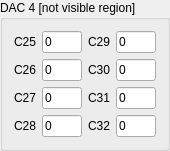
       <widget class="QGroupBox" name="groupBox_10">
        <property name="geometry">
         <rect>
          <x>175</x>
          <y>112</y>
          <width>160</width>
          <height>135</height>
         </rect>
        </property>
        <property name="maximumSize">
         <size>
          <width>170</width>
          <height>150</height>
         </size>
        </property>
        <property name="title">
         <string>DAC 4 [not visible region]</string>
        </property>
        <layout class="QGridLayout" name="gridLayout_22">
         <item row="0" column="1" colspan="2">
          <layout class="QVBoxLayout" name="verticalLayout_7">
           <item>
            <layout class="QGridLayout" name="gridLayout_23">
             <item row="1" column="0">
              <widget class="QLabel" name="label_44">
               <property name="text">
                <string>C26</string>
               </property>
              </widget>
             </item>
             <item row="2" column="0">
              <widget class="QLabel" name="label_45">
               <property name="text">
                <string>C27</string>
               </property>
              </widget>
             </item>
             <item row="3" column="0">
              <widget class="QLabel" name="label_46">
               <property name="text">
                <string>C28</string>
               </property>
              </widget>
             </item>
             <item row="0" column="1">
              <widget class="QLineEdit" name="dac04channel25">
               <property name="sizePolicy">
                <sizepolicy hsizetype="Fixed" vsizetype="Fixed">
                 <horstretch>0</horstretch>
                 <verstretch>0</verstretch>
                </sizepolicy>
               </property>
               <property name="maximumSize">
                <size>
                 <width>40</width>
                 <height>16777215</height>
                </size>
               </property>
               <property name="text">
                <string>0</string>
               </property>
              </widget>
             </item>
             <item row="1" column="1">
              <widget class="QLineEdit" name="dac04channel26">
               <property name="sizePolicy">
                <sizepolicy hsizetype="Fixed" vsizetype="Fixed">
                 <horstretch>0</horstretch>
                 <verstretch>0</verstretch>
                </sizepolicy>
               </property>
               <property name="maximumSize">
                <size>
                 <width>40</width>
                 <height>16777215</height>
                </size>
               </property>
               <property name="text">
                <string>0</string>
               </property>
              </widget>
             </item>
             <item row="2" column="1">
              <widget class="QLineEdit" name="dac04channel27">
               <property name="sizePolicy">
                <sizepolicy hsizetype="Fixed" vsizetype="Fixed">
                 <horstretch>0</horstretch>
                 <verstretch>0</verstretch>
                </sizepolicy>
               </property>
               <property name="maximumSize">
                <size>
                 <width>40</width>
                 <height>16777215</height>
                </size>
               </property>
               <property name="text">
                <string>0</string>
               </property>
              </widget>
             </item>
             <item row="3" column="1">
              <widget class="QLineEdit" name="dac04channel28">
               <property name="sizePolicy">
                <sizepolicy hsizetype="Fixed" vsizetype="Fixed">
                 <horstretch>0</horstretch>
                 <verstretch>0</verstretch>
                </sizepolicy>
               </property>
               <property name="maximumSize">
                <size>
                 <width>40</width>
                 <height>16777215</height>
                </size>
               </property>
               <property name="text">
                <string>0</string>
               </property>
              </widget>
             </item>
             <item row="0" column="2">
              <widget class="QLabel" name="label_47">
               <property name="text">
                <string>C29</string>
               </property>
              </widget>
             </item>
             <item row="1" column="2">
              <widget class="QLabel" name="label_48">
               <property name="text">
                <string>C30</string>
               </property>
              </widget>
             </item>
             <item row="2" column="2">
              <widget class="QLabel" name="label_49">
               <property name="text">
                <string>C31</string>
               </property>
              </widget>
             </item>
             <item row="3" column="2">
              <widget class="QLabel" name="label_50">
               <property name="text">
                <string>C32</string>
               </property>
              </widget>
             </item>
             <item row="0" column="3">
              <widget class="QLineEdit" name="dac04channel29">
               <property name="sizePolicy">
                <sizepolicy hsizetype="Fixed" vsizetype="Fixed">
                 <horstretch>0</horstretch>
                 <verstretch>0</verstretch>
                </sizepolicy>
               </property>
               <property name="maximumSize">
                <size>
                 <width>40</width>
                 <height>16777215</height>
                </size>
               </property>
               <property name="text">
                <string>0</string>
               </property>
              </widget>
             </item>
             <item row="1" column="3">
              <widget class="QLineEdit" name="dac04channel30">
               <property name="sizePolicy">
                <sizepolicy hsizetype="Fixed" vsizetype="Fixed">
                 <horstretch>0</horstretch>
                 <verstretch>0</verstretch>
                </sizepolicy>
               </property>
               <property name="maximumSize">
                <size>
                 <width>40</width>
                 <height>16777215</height>
                </size>
               </property>
               <property name="text">
                <string>0</string>
               </property>
              </widget>
             </item>
             <item row="2" column="3">
              <widget class="QLineEdit" name="dac04channel31">
               <property name="sizePolicy">
                <sizepolicy hsizetype="Fixed" vsizetype="Fixed">
                 <horstretch>0</horstretch>
                 <verstretch>0</verstretch>
                </sizepolicy>
               </property>
               <property name="maximumSize">
                <size>
                 <width>40</width>
                 <height>16777215</height>
                </size>
               </property>
               <property name="text">
                <string>0</string>
               </property>
              </widget>
             </item>
             <item row="3" column="3">
              <widget class="QLineEdit" name="dac04channel32">
               <property name="sizePolicy">
                <sizepolicy hsizetype="Fixed" vsizetype="Fixed">
                 <horstretch>0</horstretch>
                 <verstretch>0</verstretch>
                </sizepolicy>
               </property>
               <property name="maximumSize">
                <size>
                 <width>40</width>
                 <height>16777215</height>
                </size>
               </property>
               <property name="text">
                <string>0</string>
               </property>
              </widget>
             </item>
             <item row="0" column="0">
              <widget class="QLabel" name="label_51">
               <property name="text">
                <string>C25</string>
               </property>
              </widget>
             </item>
            </layout>
           </item>
          </layout>
         </item>
        </layout>
       </widget>
